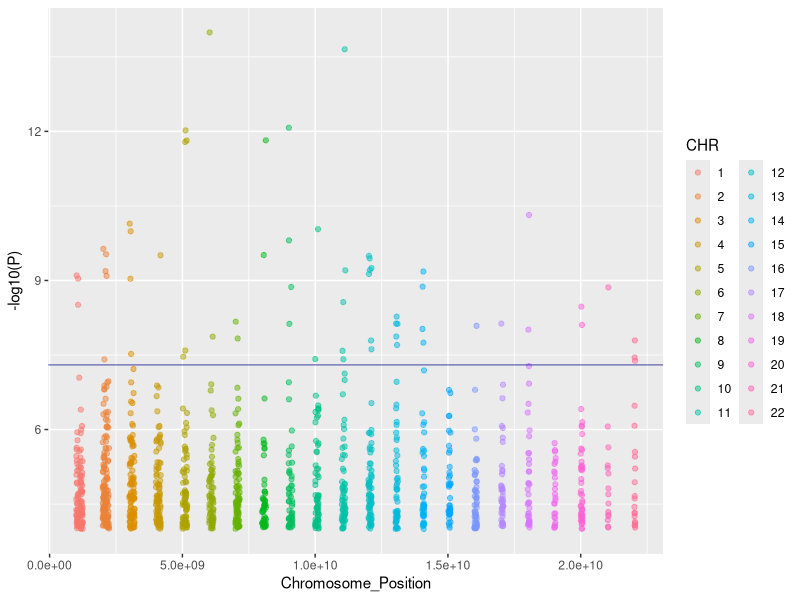
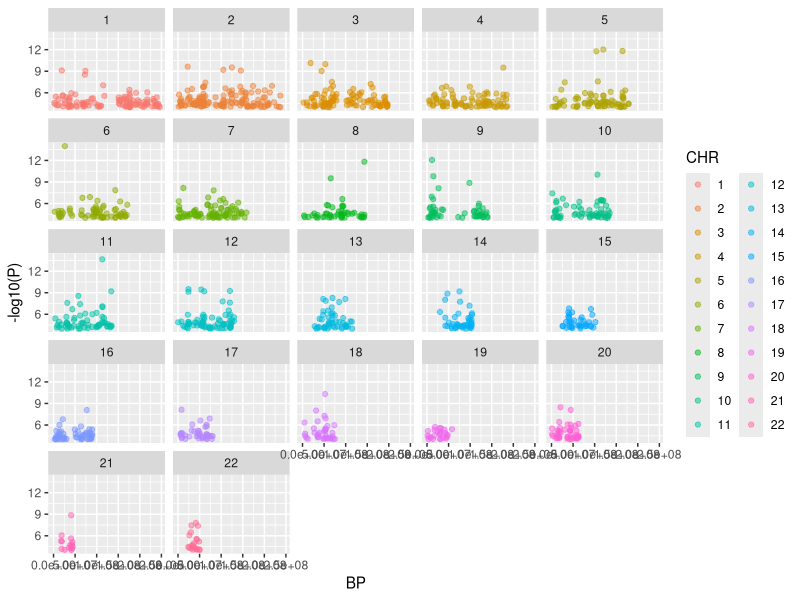
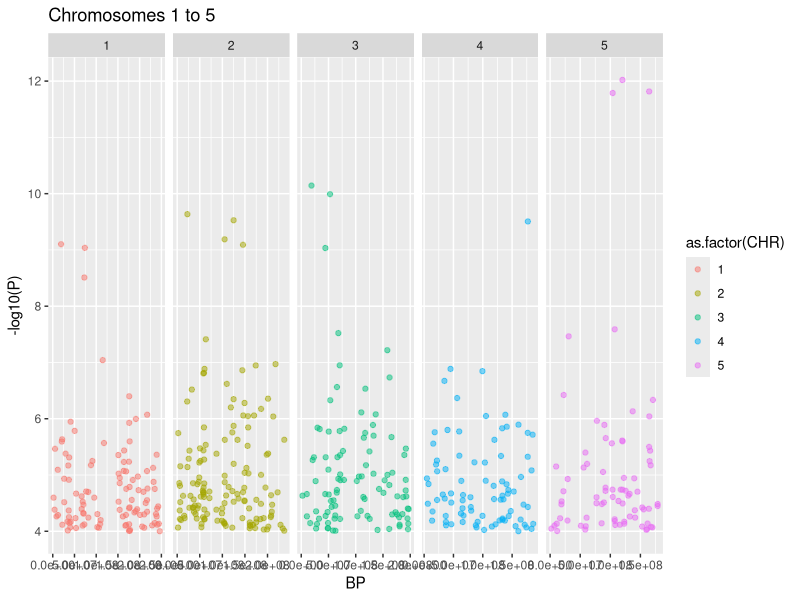
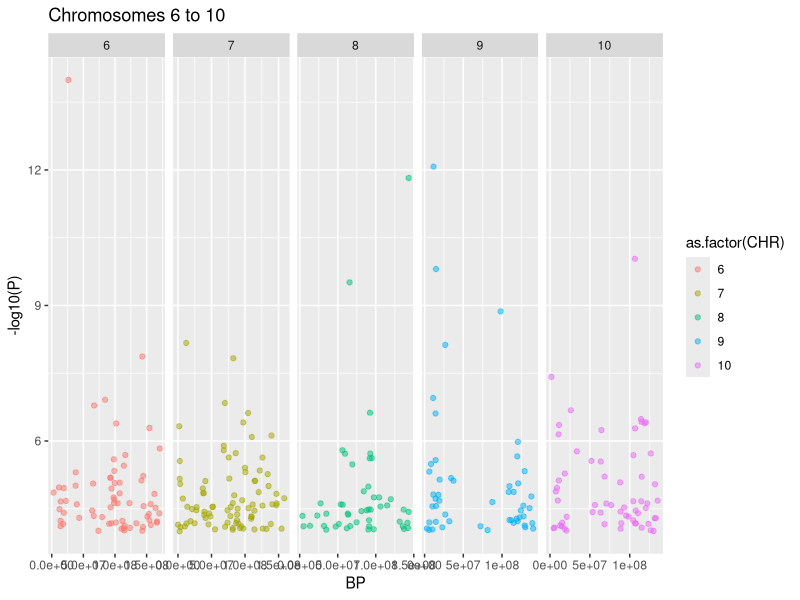
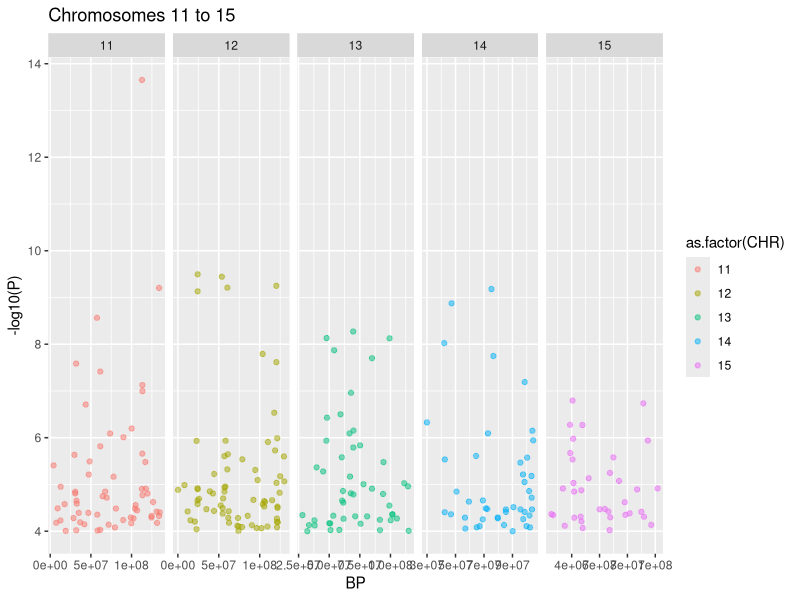
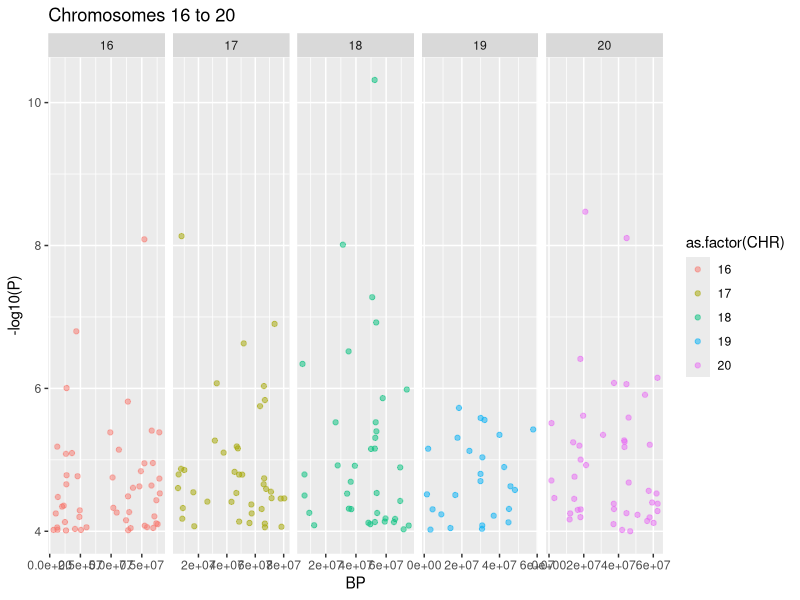
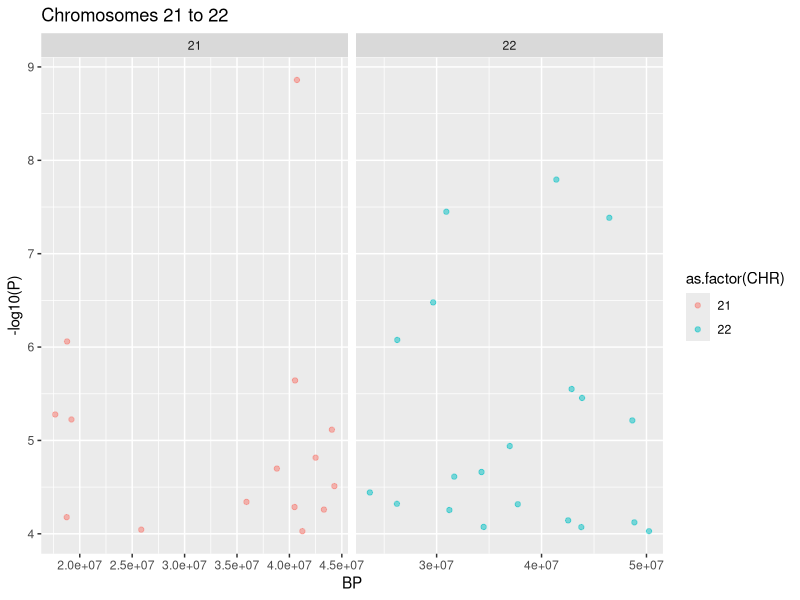
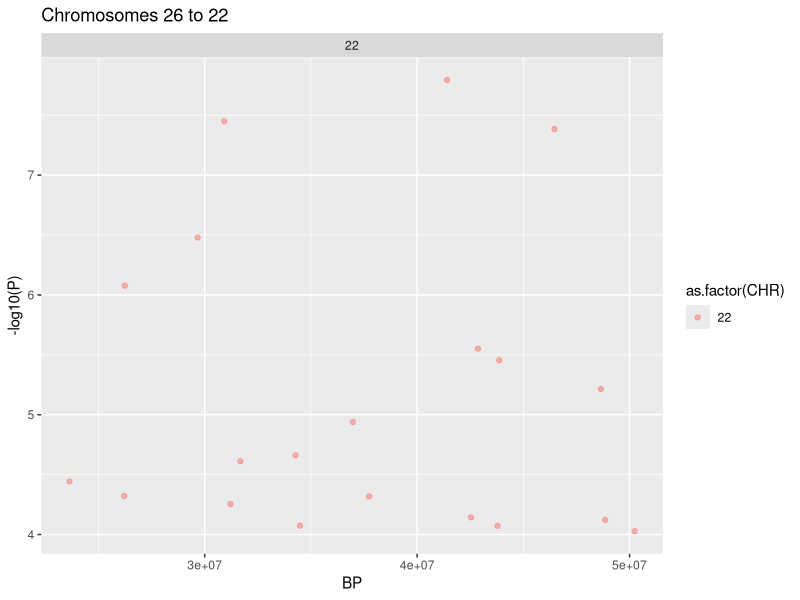

The R script that drew these images, in order:
## ---- chunk 1
library('readxl')
Xanax <- read_excel('ANX_2026_daner_fullANX_v12_woUTAH_11022026.gz.p4.clump.areator.sorted.1mhc (1).xls')
install.packages("tidyverse")
library(ggplot2)
library(tidyverse)
Xanax %>%
  select(SNP, CHR, BP, P) %>% 
  mutate(CHR = as.factor(CHR)) %>% 
  arrange(CHR,BP) %>% 
  mutate(Chromosome_Position = as.numeric(CHR)*1000000000+BP) %>% 
  #chromosome numbers have been multiplied by 1 million to separate them visually on the graph
  ggplot(aes(Chromosome_Position, -log10(P), color= CHR))+
  geom_point(alpha=0.5) + geom_hline(yintercept = 7.30102999566, color = 'darkblue', size = 0.5, alpha = 0.5)
#y intercept denotes a line of significance; from the article we pulled the data from, the line was
#p-value of 5^(10^(-8)) or lower

## ---- chunk 2
Xanax %>%
  select(SNP, CHR, BP, P) %>% 
  mutate(CHR = as.factor(CHR)) %>% 
  arrange(CHR,BP) %>% 
  ggplot(aes(BP, -log10(P), color= CHR))+
  geom_point(alpha=0.5)+
  facet_wrap(~CHR)
## ---- chunk 3
for (i in 1:6) {
  start_chr <- (i-1)*5+1
  end_chr <- i*5
  if(end_chr>22) {
    end_chr<-22
  }
chr_batch <- as.numeric(start_chr:end_chr)
filt_xanax <- Xanax %>%
  select(SNP, CHR, BP, P) %>% 
  filter(as.numeric(CHR) %in% chr_batch)

if (nrow(filt_xanax)>0) {
  fx <- ggplot(filt_xanax, aes(BP, -log10(P), color=as.factor(CHR)))+
    geom_point(alpha=0.5)+
    facet_wrap(~CHR, nrow = 1, scales="free_x")+
    labs(title=paste("Chromosomes", start_chr, "to", end_chr))
  print(fx)
  }
}
## ---- chunk 4
for (i in 1:5) {
  start_chr <- (i-1)*5+1
  end_chr <- i*5
  chr_batch <- as.numeric(start_chr:end_chr)
  filt_xanax <- Xanax %>%
    select(SNP, CHR, BP, P) %>% 
    filter(as.numeric(CHR) %in% chr_batch)
  if (nrow(filt_xanax)>0) {
    fx <- ggplot(filt_xanax, aes(BP, -log10(P), color=as.factor(CHR)))+
      geom_point(alpha=0.5)+
      lims(y=c(4,15))+
      facet_wrap(~CHR, nrow = 1, scales="free_x")+
      labs(title=paste("Chromosomes", start_chr, "to", end_chr))
    print(fx)
  }
}
## ---- chunk 5
library(ggplot2)
library(tidyverse)
chr1_hits <- Xanax %>% 
  filter(CHR == 1, -log10(P) > 4)

# 2. Plot them exactly on a single line (y = 1)
ggplot(chr1_hits, aes(x = BP, y = 1)) +
  geom_point(alpha = 0.5, color = "skyblue", size = 3) +
  
  # This section strips away all the empty vertical y-axis space
  theme_minimal() +
  theme(
    axis.text.y = element_blank(),
    axis.title.y = element_blank(),
    axis.ticks.y = element_blank(),
    panel.grid.major.y = element_blank(),
    panel.grid.minor.y = element_blank(),
    
    # THIS IS THE MAGIC: Forces the plot to be short and wide like a literal line
    aspect.ratio = 0.05 
  ) +
  labs(title = "Chromosome 1: Base Pair Positions", x = "Base Pair Position (BP)")
mean(diff(sort(chr1_hits$BP)))
chr1_positions <- Xanax %>% 
  filter(CHR == 1) %>% 
  select(BP) %>% 
  arrange(BP)
print(chr1_positions)
